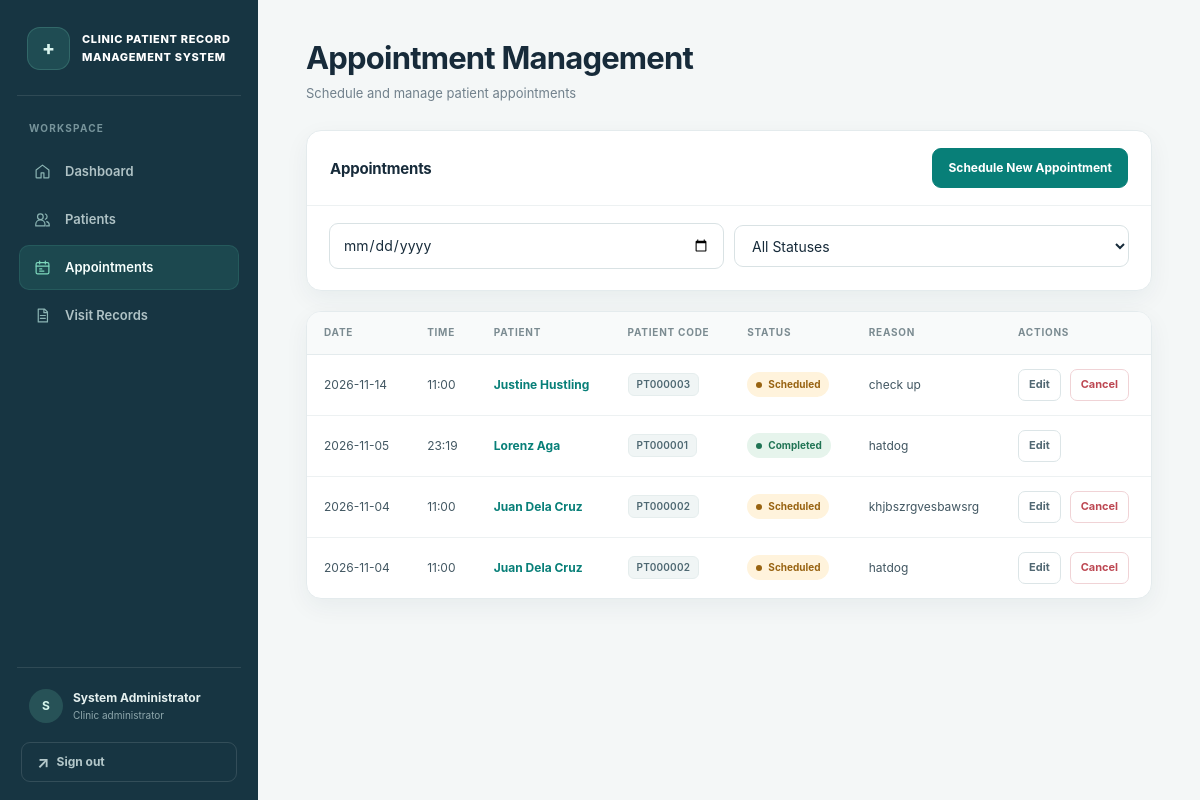
Before: /appointments (signed in) with the older database file.
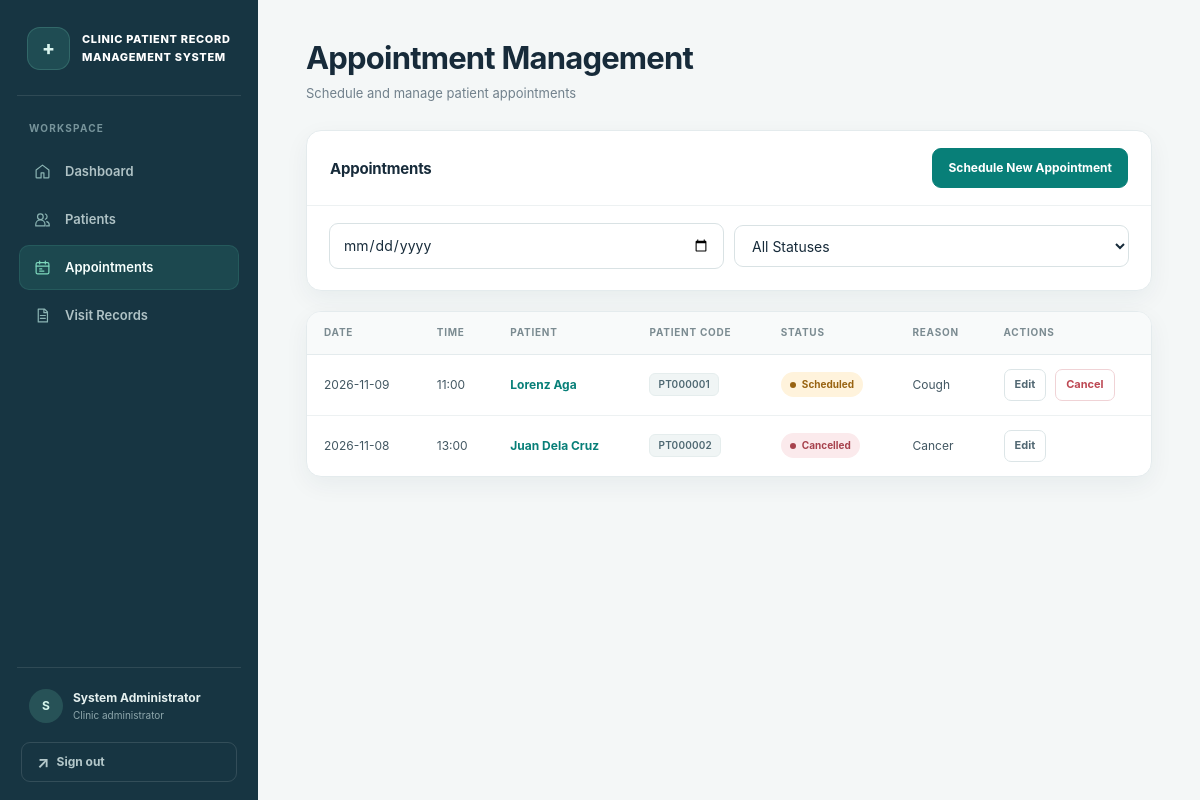
After: the same page with the newer database file.
### tables this page shows
CREATE TABLE appointments (
    appointment_id INTEGER PRIMARY KEY AUTOINCREMENT,
    patient_id INTEGER NOT NULL,
    visit_date TEXT NOT NULL,
    time TEXT NOT NULL,
    status TEXT NOT NULL DEFAULT 'Scheduled',
    reason TEXT,
    created_at TEXT NOT NULL DEFAULT CURRENT_TIMESTAMP,
    updated_at TEXT NOT NULL DEFAULT CURRENT_TIMESTAMP,
    FOREIGN KEY (patient_id) REFERENCES patients(patient_id) ON DELETE CASCADE,
    CHECK (status IN ('Scheduled', 'Completed', 'Cancelled'))
);

CREATE TABLE patients (
    patient_id INTEGER PRIMARY KEY AUTOINCREMENT,
    patient_code TEXT UNIQUE NOT NULL,
    name TEXT NOT NULL,
    contact TEXT,
    date_of_birth TEXT,
    address TEXT,
    created_at TEXT NOT NULL DEFAULT CURRENT_TIMESTAMP,
    updated_at TEXT NOT NULL DEFAULT CURRENT_TIMESTAMP
);

### app.py (the view)
@app.route('/appointments')
@login_required
def appointments():
    filter_date = request.args.get('date', '').strip()
    filter_status = request.args.get('status', '').strip()
    if filter_date or filter_status:
        appointments_list = db.filter_appointments(
            date=filter_date if filter_date else None,
            status=filter_status if filter_status else None
        )
    else:
        appointments_list = db.get_all_appointments()
    return render_template('appointments.html', appointments=appointments_list,
                         filter_date=filter_date, filter_status=filter_status)

### app.py (called while the page is built)
@app.after_request
def prevent_auth_page_caching(response):
    if request.endpoint in {'login', 'logout'}:
        response.headers['Cache-Control'] = 'no-store, no-cache, must-revalidate, max-age=0'
        response.headers['Pragma'] = 'no-cache'
        response.headers['Expires'] = '0'
    return response

def login_required(f):
    @wraps(f)
    def decorated_function(*args, **kwargs):
        if 'user_id' not in session:
            flash('Please log in to access this page.', 'error')
            return redirect(url_for('login'))
        return f(*args, **kwargs)
    return decorated_function

### database.py (called while the page is built)
def get_db_connection():
    conn = sqlite3.connect(DATABASE_PATH)
    conn.row_factory = sqlite3.Row
    conn.execute('PRAGMA foreign_keys = ON')
    return conn

def get_all_appointments():
    conn = get_db_connection()
    appointments = conn.execute(
        '''SELECT a.*, p.name, p.patient_code
           FROM appointments a
           JOIN patients p ON a.patient_id = p.patient_id
           ORDER BY a.visit_date DESC, a.time DESC'''
    ).fetchall()
    conn.close()
    return appointments

### templates/appointments.html (shortened to what this page needs)
{% extends "base.html" %}
{% block content %}
<div class="content-header">
    <h1>Appointment Management</h1>
    <p>Schedule and manage patient appointments</p>
</div>
<div class="card">
    <div class="card-header">
        <h2>Appointments</h2>
        <a href="{{ url_for('schedule_appointment') }}" class="btn btn-primary">Schedule New Appointment</a>
    </div>
    <form method="GET" action="{{ url_for('appointments') }}" class="filter-bar" data-auto-submit>
        <div class="form-group">
            <input type="date" name="date" class="form-input" value="{{ filter_date }}" data-auto-submit-change aria-label="Filter appointments by date">
        </div>
        <div class="form-group">
            <select name="status" class="form-select" data-auto-submit-change aria-label="Filter appointments by status">
                <option value="">All Statuses</option>
            </select>
        </div>
    </form>
</div>
{% if appointments %}
<div class="card">
    <div class="table-container">
        <table class="data-table">
            <thead>
                <tr>
                    <th>Date</th>
                    <th>Time</th>
                    <th>Patient</th>
                    <th>Patient Code</th>
                    <th>Status</th>
                    <th>Reason</th>
                    <th>Actions</th>
                </tr>
            </thead>
            <tbody>
                {% for appointment in appointments %}
                <tr>
                    <td>{{ appointment.visit_date }}</td>
                    <td>{{ appointment.time }}</td>
                    <td><a href="{{ url_for('patient_details', patient_id=appointment.patient_id) }}">{{ appointment.name }}</a></td>
                    <td><span class="patient-code">{{ appointment.patient_code }}</span></td>
                    <td>
                        <span class="status-badge status-{{ appointment.status.lower() }}">{{ appointment.status }}</span>
                    </td>
                    <td>{{ appointment.reason or '—' }}</td>
                    <td>
                        <div class="action-buttons">
                            <a href="{{ url_for('edit_appointment', appointment_id=appointment.appointment_id) }}" class="btn btn-secondary btn-small">Edit</a>
                            {% if appointment.status == 'Scheduled' %}
                            <form method="POST" action="{{ url_for('cancel_appointment', appointment_id=appointment.appointment_id) }}" onsubmit="return confirm('Cancel this appointment?');">
                                <button type="submit" class="btn btn-danger btn-small">Cancel</button>
                            </form>
                            {% endif %}
                        </div>
                    </td>
                </tr>
                {% endfor %}
            </tbody>
        </table>
    </div>
</div>
{% endif %}
{% endblock %}

### templates/base.html (shortened to what this page needs)
<!DOCTYPE html>
<html lang="en">
<head>
    <link rel="stylesheet" href="{{ url_for('static', filename='css/style.css') }}">
</head>
<body>
    {% if session.get('user_id') %}
    <div class="app-container">
        <aside class="sidebar">
            <div class="sidebar-header">
                <span class="brand-mark" aria-hidden="true">+</span>
                <h2>CLINIC PATIENT RECORD MANAGEMENT SYSTEM</h2>
            </div>
            <div class="nav-caption">Workspace</div>
            <nav class="sidebar-nav" aria-label="Main navigation">
                <a href="{{ url_for('dashboard') }}" class="nav-item {% if request.endpoint == 'dashboard' %}active{% endif %}" aria-label="Dashboard"><span class="nav-icon" aria-hidden="true"><svg viewBox="0 0 24 24"><path d="m3 10 9-7 9 7v10a1 1 0 0 1-1 1h-6v-7h-4v7H4a1 1 0 0 1-1-1z"/></svg></span><span class="nav-label">Dashboard</span></a>
                <a href="{{ url_for('patients') }}" class="nav-item {% if request.endpoint in ['patients', 'register_patient', 'patient_details', 'edit_patient'] %}active{% endif %}" aria-label="Patients"><span class="nav-icon" aria-hidden="true"><svg viewBox="0 0 24 24"><circle cx="9" cy="8" r="4"/><path d="M2.5 21v-2a6.5 6.5 0 0 1 13 0v2zM16 4.3a4 4 0 0 1 0 7.4M18 15a5 5 0 0 1 3.5 4.8V21h-4"/></svg></span><span class="nav-label">Patients</span></a>
                <a href="{{ url_for('appointments') }}" class="nav-item {% if request.endpoint in ['appointments', 'schedule_appointment', 'edit_appointment'] %}active{% endif %}" aria-label="Appointments"><span class="nav-icon" aria-hidden="true"><svg viewBox="0 0 24 24"><rect x="3" y="5" width="18" height="16" rx="2"/><path d="M16 3v4M8 3v4M3 10h18M8 14h3M8 17h6"/></svg></span><span class="nav-label">Appointments</span></a>
                <a href="{{ url_for('visits') }}" class="nav-item {% if request.endpoint in ['visits', 'record_visit', 'patient_visits'] %}active{% endif %}" aria-label="Visit Records"><span class="nav-icon" aria-hidden="true"><svg viewBox="0 0 24 24"><path d="M6 3h9l4 4v14H6zM14 3v5h5M9 12h7M9 16h7"/></svg></span><span class="nav-label">Visit Records</span></a>
            </nav>
            <div class="sidebar-footer">
                <div class="sidebar-user">
                    <span class="avatar" aria-hidden="true">{{ session.get('full_name', 'U')[:1] }}</span>
                    <span><strong>{{ session.get('full_name') }}</strong><small>Clinic administrator</small></span>
                </div>
                <a href="{{ url_for('logout') }}" class="btn btn-secondary" aria-label="Sign out"><span class="signout-icon" aria-hidden="true">↗</span><span class="sidebar-label">Sign out</span></a>
            </div>
        </aside>
        <main class="main-content">
            <div class="content-inner">
                {% block content %}{% endblock %}
            </div>
        </main>
    </div>
    {% else %}
    {% block login_content %}{% endblock %}
    {% endif %}
</body>
</html>

Changed rows visible on the page:
removed appointments: visit_date "2026-11-14", time "11:00", name "Justine Hustling", patient_code "PT000003", status "Scheduled", reason "check up"
removed appointments: visit_date "2026-11-05", time "23:19", name "Lorenz Aga", patient_code "PT000001", status "Completed", reason "hatdog"
removed appointments: visit_date "2026-11-04", time "11:00", name "Juan Dela Cruz", patient_code "PT000002", status "Scheduled", reason "khjbszrgvesbawsrg"
removed appointments: visit_date "2026-11-04", time "11:00", name "Juan Dela Cruz", patient_code "PT000002", status "Scheduled", reason "hatdog"
added appointments: visit_date "2026-11-09", time "11:00", name "Lorenz Aga", patient_code "PT000001", status "Scheduled", reason "Cough"
added appointments: visit_date "2026-11-08", time "13:00", name "Juan Dela Cruz", patient_code "PT000002", status "Cancelled", reason "Cancer"
